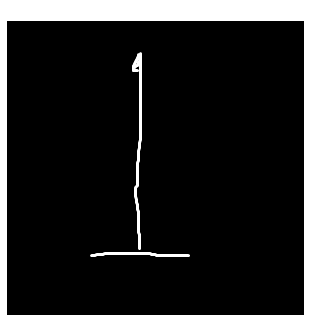
#> input picture Images/1.png, 311 x 315 px, found by its file name
$ jupyter execute --allow-errors Image-1.ipynb
#> lines starting #> are read from the running program, lines starting #| are printed output that depends on the picture
[cell 1]
import cv2

[cell 2]
image = cv2.imread("Images/1.png")
#> image is the input picture: shape (315, 311, 3); min 0, max 255, mean 30.3
cv2.imshow('Image', image)
cv2.waitKey(0)
cv2.destroyAllWindows()

[cell 3]
image = cv2.imread("Images/cat.jpg")
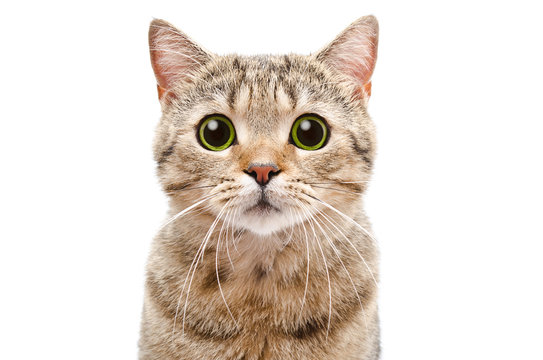
#> input picture Images/cat.jpg, 543 x 360 px, found by its file name
#> image is the input picture: shape (360, 543, 3); mean B, G, R 210.6, 219.2, 229

[cell 4]
width,height=400,100

[cell 5]
resized_image=cv2.resize(image,(width,height))
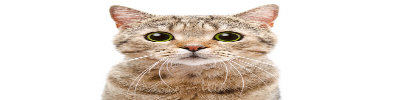
#> resized_image: shape (100, 400, 3); mean B, G, R 210.6, 219.1, 229

[cell 6]
gray_image=cv2.cvtColor(image,cv2.COLOR_BGR2GRAY)
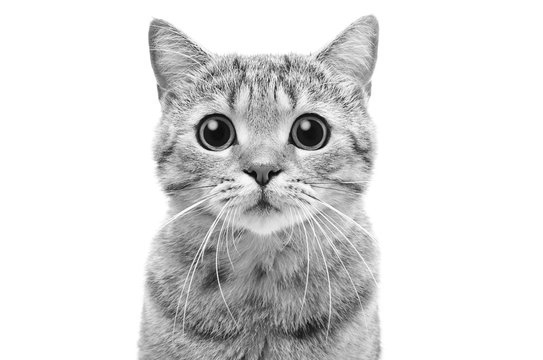
#> gray_image: shape (360, 543); min 0, max 255, mean 221.1

#> (a cell that did not finish here is left out)

[cell 8]
flipped_image=cv2.flip(image,0)
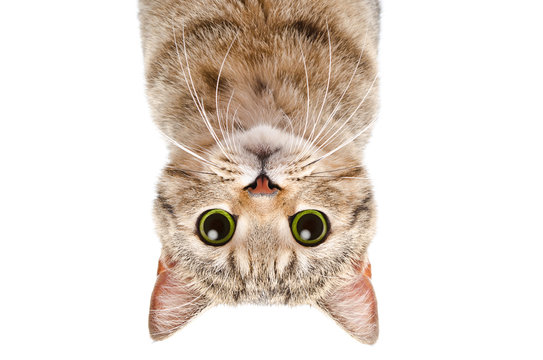
#> flipped_image: shape (360, 543, 3); mean B, G, R 210.6, 219.2, 229
